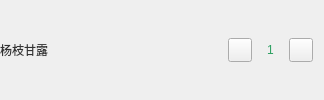
                     <widget class="QWidget" name="widget_25" native="true">
                      <layout class="QHBoxLayout" name="horizontalLayout_26">
                       <property name="spacing">
                        <number>15</number>
                       </property>
                       <property name="leftMargin">
                        <number>0</number>
                       </property>
                       <item>
                        <widget class="QLabel" name="menu_config_name_l">
                         <property name="minimumSize">
                          <size>
                           <width>0</width>
                           <height>36</height>
                          </size>
                         </property>
                         <property name="maximumSize">
                          <size>
                           <width>16777215</width>
                           <height>36</height>
                          </size>
                         </property>
                         <property name="styleSheet">
                          <string notr="true">color:rgb(51, 51, 51);</string>
                         </property>
                         <property name="text">
                          <string>杨枝甘露</string>
                         </property>
                        </widget>
                       </item>
                       <item>
                        <spacer name="horizontalSpacer_9">
                         <property name="orientation">
                          <enum>Qt::Horizontal</enum>
                         </property>
                         <property name="sizeHint" stdset="0">
                          <size>
                           <width>165</width>
                           <height>20</height>
                          </size>
                         </property>
                        </spacer>
                       </item>
                       <item>
                        <widget class="QPushButton" name="menu_config_del_btn">
                         <property name="minimumSize">
                          <size>
                           <width>24</width>
                           <height>24</height>
                          </size>
                         </property>
                         <property name="maximumSize">
                          <size>
                           <width>24</width>
                           <height>24</height>
                          </size>
                         </property>
                         <property name="styleSheet">
                          <string notr="true">border-image: url(:/icon/ic_menu_config_add.png);</string>
                         </property>
                         <property name="text">
                          <string/>
                         </property>
                        </widget>
                       </item>
                       <item>
                        <widget class="QLabel" name="menu_config_number_l">
                         <property name="styleSheet">
                          <string notr="true">color: rgb(44, 159, 97);</string>
                         </property>
                         <property name="text">
                          <string>1</string>
                         </property>
                         <property name="alignment">
                          <set>Qt::AlignCenter</set>
                         </property>
                        </widget>
                       </item>
                       <item>
                        <widget class="QPushButton" name="menu_config_add_btn">
                         <property name="minimumSize">
                          <size>
                           <width>24</width>
                           <height>24</height>
                          </size>
                         </property>
                         <property name="maximumSize">
                          <size>
                           <width>24</width>
                           <height>24</height>
                          </size>
                         </property>
                         <property name="styleSheet">
                          <string notr="true">border-image: url(:/icon/ic_menu_config_del.png);</string>
                         </property>
                         <property name="text">
                          <string/>
                         </property>
                        </widget>
                       </item>
                      </layout>
                     </widget>
